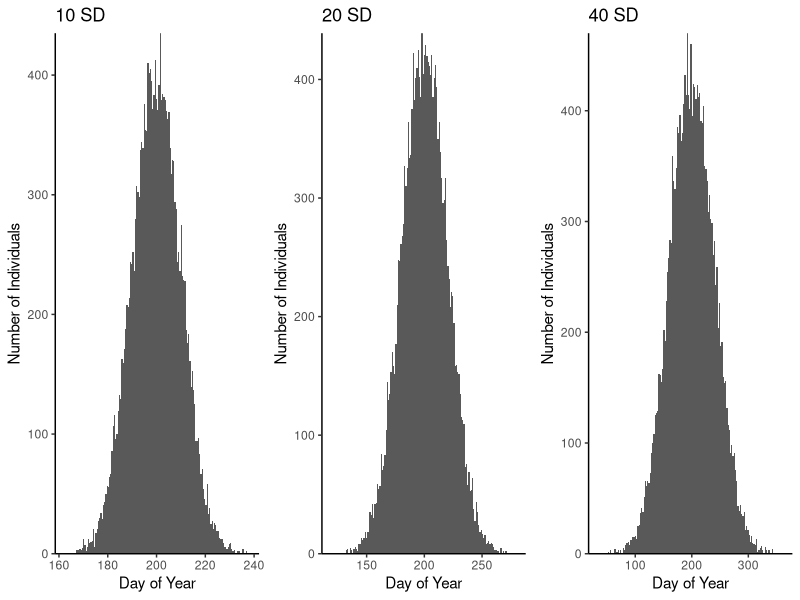
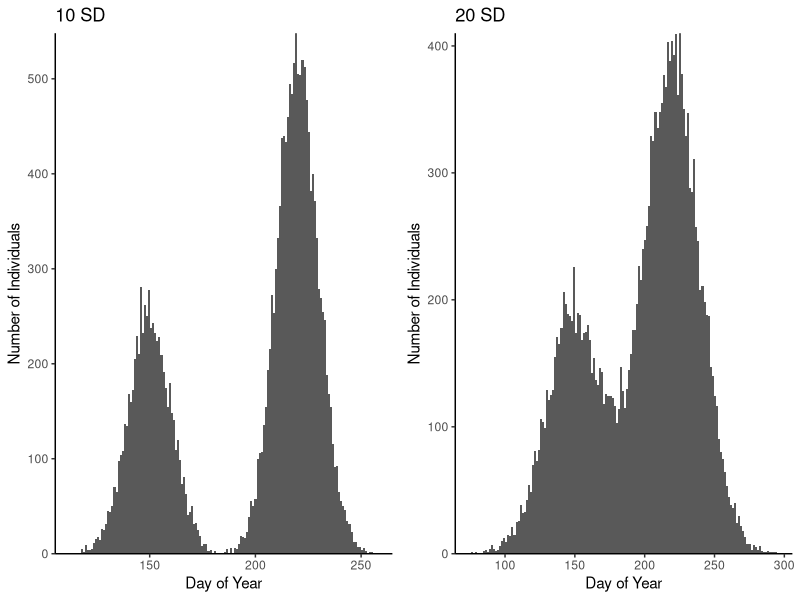
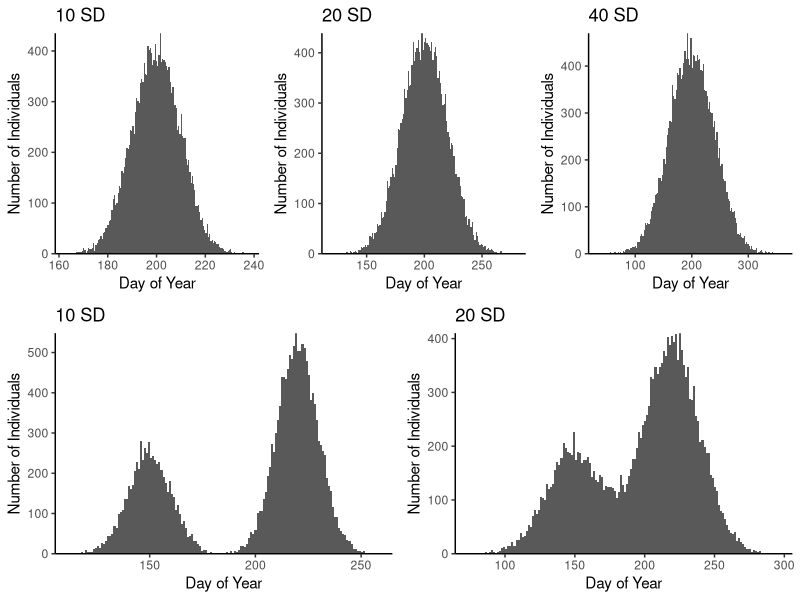

Here is the R script that generated these plots, in order:
# Load Libraries

library(dplyr)
library(Metrics)
library(ggplot2)
library(gridExtra)
library(truncnorm)

# Set up data for unimodal distributions

set.seed(10)
obs_10sd <- rnorm(20000, mean = 200, sd = 10)
to_10sd <- as.data.frame(obs_10sd)

set.seed(365)
obs_20sd <- rnorm(20000, mean = 200, sd = 20)
to_20sd <- as.data.frame(obs_20sd)

set.seed(40)
obs_40sd <- rnorm(20000, mean = 200, sd = 40)
to_40sd <- as.data.frame(obs_40sd)

# plot unimodal distributions

tensd <- ggplot(data= to_10sd, aes(x = obs_10sd)) + 
  geom_histogram(bins = 150) +
  labs(x = "Day of Year", y = "Number of Individuals") +
  ggtitle("10 SD") +
  scale_y_continuous(expand = c(0,0))+
  theme_classic()
twentysd <- ggplot(data= to_20sd, aes(x = obs_20sd)) + 
  geom_histogram(bins = 150) +
  labs(x = "Day of Year", y = "Number of Individuals") +
  ggtitle("20 SD") +
  scale_y_continuous(expand = c(0,0)) +
  theme_classic()
fortysd <- ggplot(data= to_40sd, aes(x = obs_40sd)) + 
  geom_histogram(bins = 150) +
  labs(x = "Day of Year", y = "Number of Individuals") +
  ggtitle("40 SD") +
  scale_y_continuous(expand = c(0,0)) +
  theme_classic()
# grid arrange unimodal distributions

um_dists <- grid.arrange(tensd, twentysd, fortysd, nrow = 1)

######## Bimodal distributions now ############

# set up distributions

nn <- 20000

#10 SD
set.seed(1)
sims_10sd <- c(rtruncnorm(nn * (1/3), a=0, b=365, mean=150, sd=10),
               rtruncnorm(nn * (2/3), a=0, b=365, mean=220, sd=10))
sim_10sd_df <- as.data.frame(sims_10sd)

#20 SD
set.seed(1)
sims_20sd <- c(rtruncnorm(nn * (1/3), a=0, b=365, mean=150, sd=20),
               rtruncnorm(nn * (2/3), a=0, b=365, mean=220, sd=20))
sim_20sd_df <- as.data.frame(sims_20sd)

# plot bimodal distributions

bm_dist_10sd <- ggplot(data= sim_10sd_df, aes(x = sims_10sd)) + 
  geom_histogram(bins = 150) + 
  scale_y_continuous(expand = c(0,0))+
  labs(x = "Day of Year", y = "Number of Individuals") +
  ggtitle("10 SD") +
  theme_classic()

bm_dist_20sd <- ggplot(data= sim_20sd_df, aes(x = sims_20sd)) + 
  geom_histogram(bins = 150) + 
  scale_y_continuous(expand = c(0,0))+
  labs(x = "Day of Year", y = "Number of Individuals") +
  ggtitle("20 SD") + 
  theme_classic()

bm_dists <- grid.arrange(bm_dist_10sd, bm_dist_20sd, nrow = 1)

total_dist <- grid.arrange(um_dists, bm_dists, nrow = 2)

ggsave("figures_outputs/Fig2.png", plot = total_dist, dpi = 300, width = 6, height = 5)
